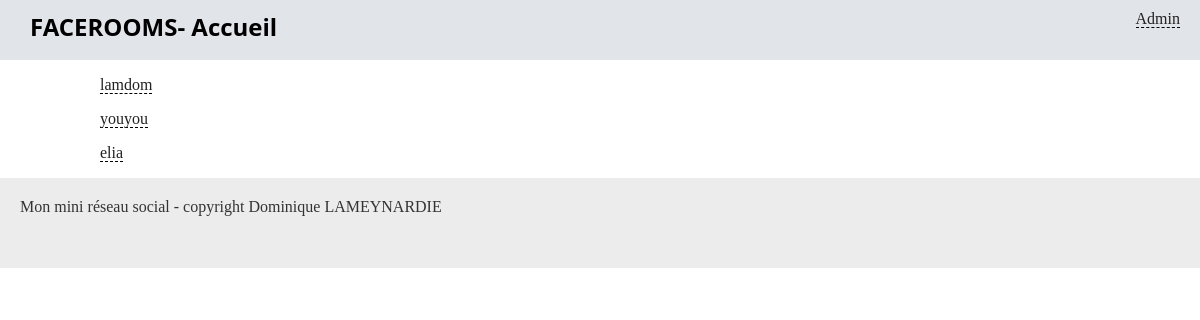
The app's page /social/ with its own data.
### social/models.py (models this page shows, shortened)
class Auteur(models.Model):
    pseudo = models.CharField(max_length=25)
    Avatar = models.FileField(null=True, blank=True, upload_to="avatars/")
    nom = models.CharField(max_length=35)
    prenom = models.CharField(max_length=25)
    email = models.EmailField(max_length=70)
    date = models.DateTimeField(auto_now_add=True, auto_now=False, verbose_name="Date d'inscription")

### social/views.py (the view)
def accueil(request):
    list_auteur = Auteur.objects.all()
    return render(request, 'social/accueil.html', {'auteurs': list_auteur})

### social/templates/social/accueil.html (shortened to what this page needs)
{% extends "base.html" %}
{% block entete %}
    <h1>FACEROOMS- Accueil</h1>
{% endblock %}
{% block content %}
    {% for auteur in auteurs %}
        <p>
            <a href="{% url 'profil' auteur.pseudo %}">{{ auteur.pseudo }}</a>
        </p>
    {% endfor %}
{% endblock %}

### social/static/social/styles.css (style rules this page uses)
* { box-sizing: border-box; }
body { margin: 0; padding: 0; }
a { color: #222; border-bottom: 1px dashed #000; text-decoration: none; }
header h1 { margin: 0 30px; font-size: 1.5em; font-family: 'Open Sans'; }

### records on screen
Auteur: pseudo "lamdom"
Auteur: pseudo "youyou"
Auteur: pseudo "elia"
